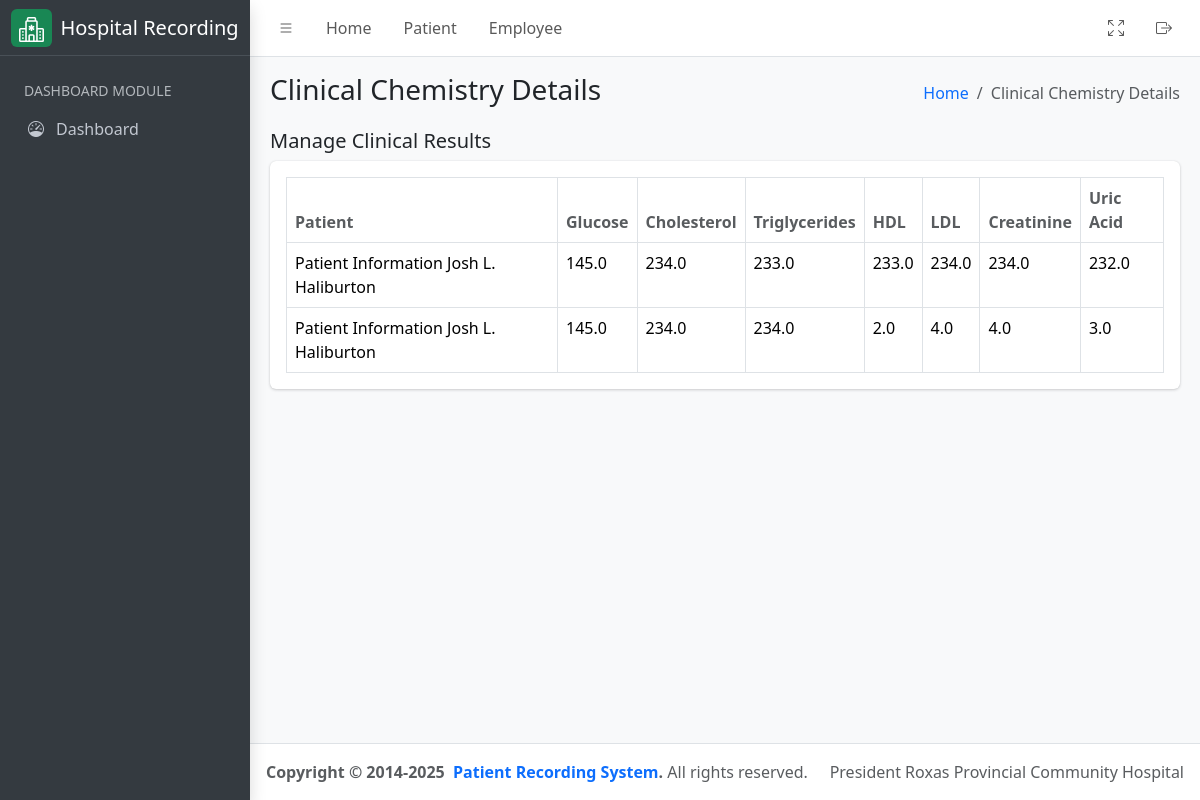
Page /laboratory/chemical-chemistry/result on the earlier database version.
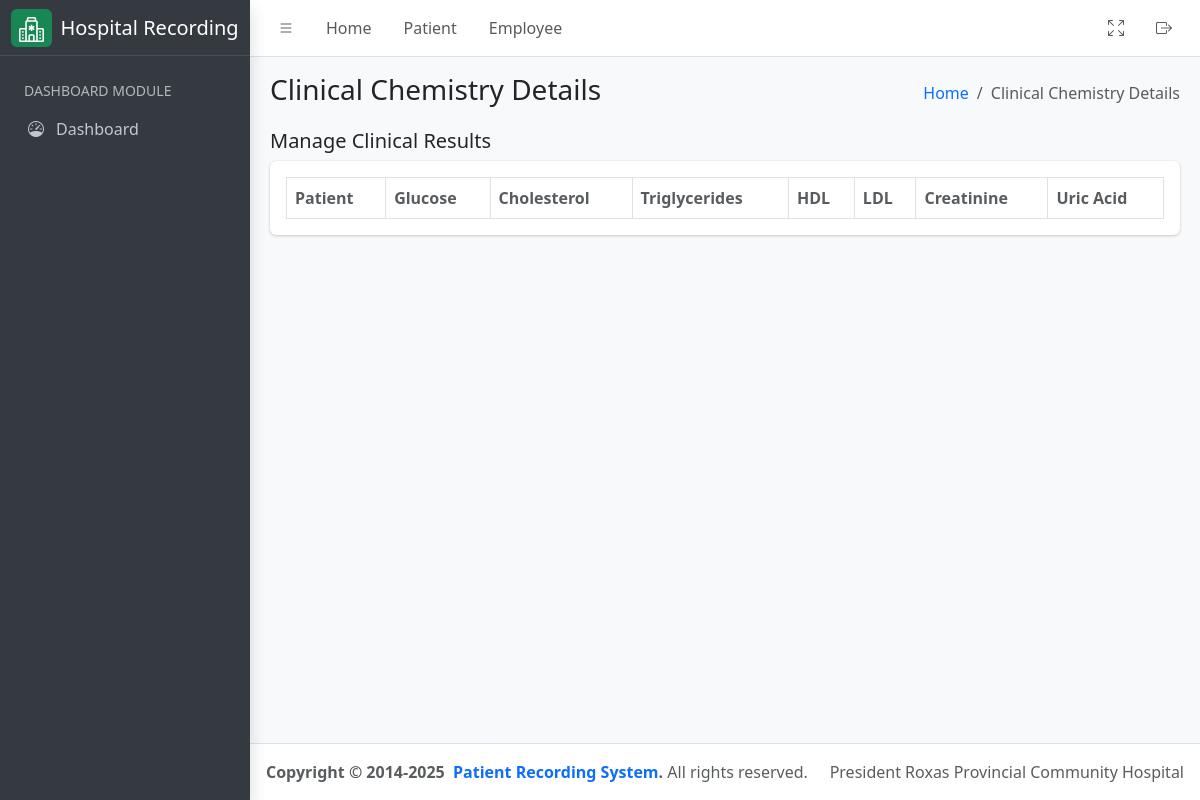
Same page on the later database version.
### hospital_app/models.py (models this page shows, shortened)
class ClinicalChemistry(models.Model):
    patient = models.ForeignKey(
        Patient, on_delete=models.CASCADE, related_name="patient_clinical_chemistry"
    )
    glucose = models.FloatField()
    cholesterol = models.FloatField()
    triglycerides = models.FloatField()
    hdl = models.FloatField()
    ldl = models.FloatField()
    creatinine = models.FloatField()
    uric_acid = models.FloatField()
    bun = models.FloatField()
    sgpt = models.FloatField()
    sgot = models.FloatField()
    date = models.DateField(auto_now_add=True)
    re_test = models.BooleanField(
        default=False, help_text="Re-test clinical chemistry results"
    )
    assigned_pathologist = models.ForeignKey(
        CustomUser,
        related_name="chemical_chemist_pathologist",
        on_delete=models.CASCADE,
        null=True,
        blank=True,
        limit_choices_to={"groups__name": "Pathologist"},
    )
    assigned_technologist = models.ForeignKey(
        CustomUser,
        related_name="chemical_chemist_technologist",
        on_delete=models.CASCADE,
        null=True,
        blank=True,
        limit_choices_to={"groups__name": "Medical Technologist"},
    )
    class Meta:
        verbose_name = "Clinical Chemistry"
        verbose_name_plural = "Clinical Chemistry"
        db_table = "clinical_chemistry"
        ordering = ("date",)

class Patient(models.Model):
    firstname = models.CharField(max_length=255)
    middlename = models.CharField(max_length=255, null=False, blank=True)
    lastname = models.CharField(max_length=255)
    age = models.PositiveIntegerField()
    sex = models.CharField(
        max_length=10, choices=(("Male", "Male"), ("Female", "Female"))
    )
    physician = models.ForeignKey(
        CustomUser,
        related_name="physician",
        limit_choices_to={"groups__name": "Physician"},
        on_delete=models.CASCADE,
    )
    room_number = models.PositiveIntegerField()
    sample_type = models.CharField(max_length=255)
    time_of_collection = models.TimeField()
    date_of_collection = models.DateField()
    sars_result = models.CharField(max_length=255)
    date = models.DateField(auto_now_add=True)
    assigned_pathologist = models.ForeignKey(
        CustomUser,
        related_name="patient_pathologist",
        on_delete=models.CASCADE,
        null=True,
        blank=True,
        limit_choices_to={"groups__name": "Pathologist"},
    )
    assigned_technologist = models.ForeignKey(
        CustomUser,
        related_name="patient_technologist",
        on_delete=models.CASCADE,
        null=True,
        blank=True,
        limit_choices_to={"groups__name": "Medical Technologist"},
    )
    patient_type = models.CharField(
        max_length=100,
        default="In Patient",
        choices=(
            ("In Patient", "In Patient"),
            ("Out Patient", "Out Patient"),
        ),
    )
    def get_full_name(self):
        return f"{self.firstname}  { self.middlename[0] + '.' if self.middlename else ''} {self.lastname}"
    def __str__(self) -> str:
        return f"Patient Information {self.get_full_name()}"
    class Meta:
        ordering = ("time_of_collection",)

### hospital_app/views.py (the view)
# urls.py: path('laboratory/chemical-chemistry/result', ClinicalChemistryView.as_view(), name="chemical_chemistry_list"),
class ClinicalChemistryView(ListView):
    template_name = "chemical_chemistry.html"
    queryset = ClinicalChemistry.objects.all().order_by("-date")
    context_object_name = "results"
    def get_context_data(self, **kwargs):
        context = super().get_context_data(**kwargs)
        context["detail_header"] = "Clinical Chemistry Details List"
        context["humberger_header"] = "Clinical Chemistry Details"
        return context

### hospital_app/templatetags/group.py (called while the page is built)
@register.filter
def has_group(user, group_name):
    return user.groups.filter(name=group_name).exists()

### hospital_app/templates/chemical_chemistry.html (shortened to what this page needs)
{% extends './includes/base.html' %}
{% load group %}
{% block content %}
<div class="container-fluid">
    <div class="row">
        <div class="col-md-12">
            <div class="d-flex justify-content-between align-items-center">
                <h5>Manage Clinical Results</h5>
            </div>
            <div class="card mb-4">
                <div class="card-body">
                    <table id="datatable" class="table table-bordered table-hover">
                        <thead>
                            <tr>
                                <th class="text-muted">Patient</th>
                                <th class="text-muted">Glucose</th>
                                <th class="text-muted">Cholesterol</th>
                                <th class="text-muted">Triglycerides</th>
                                <th class="text-muted">HDL</th>
                                <th class="text-muted">LDL</th>
                                <th class="text-muted">Creatinine</th>
                                <th class="text-muted">Uric Acid</th>
                            </tr>
                        </thead>
                        <tbody>
                            {% for result in results %}
                            <tr>
                                <td>{{ result.patient }}</td>
                                <td>{{ result.glucose }}</td>
                                <td>{{ result.cholesterol }}</td>
                                <td>{{ result.triglycerides }}</td>
                                <td>{{ result.hdl }}</td>
                                <td>{{ result.ldl }}</td>
                                <td>{{ result.creatinine }}</td>
                                <td>{{ result.uric_acid }}</td>
                            </tr>
                            {% endfor %}
                        </tbody>
                    </table>
                </div>
            </div>
        </div>
    </div>
</div>
{% endblock %}

### hospital_app/templates/includes/base.html (shortened to what this page needs)
{% load static %}
<!DOCTYPE html>
<html lang="en">
    <head>
        <link
            rel="stylesheet"
            href="https://cdn.jsdelivr.net/npm/@fontsource/source-sans-3@5.0.12/index.css"
        >
        <link
            rel="stylesheet"
            href="https://cdn.jsdelivr.net/npm/overlayscrollbars@2.3.0/styles/overlayscrollbars.min.css"
        >
        <link
            rel="stylesheet"
            href="https://cdn.jsdelivr.net/npm/bootstrap-icons@1.11.0/font/bootstrap-icons.min.css"
        >
        <link rel="stylesheet" href="{% static 'css/adminlte.css' %}" media="all">
        <link
            rel="stylesheet"
            href="https://cdn.jsdelivr.net/npm/apexcharts@3.37.1/dist/apexcharts.css"
        >
        <link href="https://cdn.datatables.net/v/bs5/jq-3.7.0/dt-2.1.8/datatables.min.css" rel="stylesheet">
    </head>
    <body class="layout-fixed sidebar-expand-lg bg-body-tertiary">
        <div class="app-wrapper">
            {% include './navbar.html' %}
       {% include './sidebar.html' %}
            <main class="app-main">
                {% include './subheader.html' %}
                <div class="app-content">
                    {% block content %}{% endblock %}
                </div>
            </main>
            {% include './footer.html' %}
        </div>
    </body>
</html>

### hospital_app/templates/includes/navbar.html (shortened to what this page needs)
{% load static %}
<nav class="app-header navbar navbar-expand bg-body">
    <div class="container-fluid">
        <ul class="navbar-nav">
            <li class="nav-item">
                <a
                    class="nav-link"
                    data-lte-toggle="sidebar"
                    href="#"
                    role="button"
                >
                    <i class="bi bi-list"></i>
                </a>
            </li>
            <li class="nav-item d-none d-md-block">
                <a href="#" class="nav-link">Home</a>
            </li>
            <li class="nav-item d-none d-md-block">
                <a href="{% url 'patient_list' %}" class="nav-link">Patient</a>
            </li>
            <li class="nav-item d-none d-md-block">
                <a href="#" class="nav-link">Employee</a>
            </li>
        </ul>
        <ul class="navbar-nav ms-auto">
            <li class="nav-item">
                <a class="nav-link" href="#" data-lte-toggle="fullscreen">
                    <i data-lte-icon="maximize" class="bi bi-arrows-fullscreen"></i>
                </a>
            </li>
            <li class="nav-item">
                <a onclick="return confirm('Are you sure you want to logout on your account?')" href="{% url 'logout_user' %}" class="nav-link">
                    <i class="bi bi-box-arrow-right fw-bold"></i>
                </a>
            </li>
        </ul>
    </div>
</nav>

### hospital_app/templates/includes/sidebar.html (shortened to what this page needs)
{% load static %}
{% load group %}
<aside class="app-sidebar bg-body-secondary shadow" data-bs-theme="dark">
    <div class="sidebar-brand d-flex align-items-center gap-2">
        <div class="bg-success rounded px-2 py-1">
        </div>
        <span class="fw-light text-white">Hospital Recording</span>
    </div>
    <div class="sidebar-wrapper d-flex flex-column">
        <nav class="mt-2 flex-grow-1">
            <ul
                class="nav sidebar-menu flex-column"
                data-lte-toggle="treeview"
                role="menu"
                data-accordion="false"
            >
            <li>
                <a href="#" class="nav-link">
                    <small class="text-uppercase text-muted">
                        Dashboard Module
                    </small>
                </a>
            </li>
            <li class="nav-item active">
                <a href="{% url 'dashboard' %}" class="nav-link">
                    <i class="nav-icon bi bi-speedometer"></i>
                    <p>
                        Dashboard
                    </p>
                </a>
            </li>
            </ul>
        </nav>
    </div>
</aside>

### hospital_app/templates/includes/subheader.html
<div class="app-content-header">
    <div class="container-fluid">
        <div class="row">
            <div class="col-sm-6">
                <h3 class="mb-0">{{ humberger_header }}</h3>
            </div>
            <div class="col-sm-6">
                <ol class="breadcrumb float-sm-end">
                    <li class="breadcrumb-item"><a href="{% url 'dashboard' %}">Home</a></li>
                    <li class="breadcrumb-item active" aria-current="page">
                        {{ humberger_header }}
                    </li>
                </ol>
            </div>
        </div>
    </div>
</div>

### hospital_app/templates/includes/footer.html
<footer class="app-footer">
    <div class="float-end d-none d-sm-inline">President Roxas Provincial Community Hospital</div> <strong>
        Copyright &copy; 2014-2025&nbsp;
        <a href="#" class="text-decoration-none">Patient Recording System</a>.
    </strong>
    All rights reserved.
</footer>

Differences in the rows shown:
removed ClinicalChemistry: patient "Patient Information Josh L. Haliburton", glucose "145.0", cholesterol "234.0", triglycerides "233.0", hdl "233.0", ldl "234.0", creatinine "234.0", uric_acid "232.0"
removed ClinicalChemistry: patient "Patient Information Josh L. Haliburton", glucose "145.0", cholesterol "234.0", triglycerides "234.0", hdl "2.0", ldl "4.0", creatinine "4.0", uric_acid "3.0"
